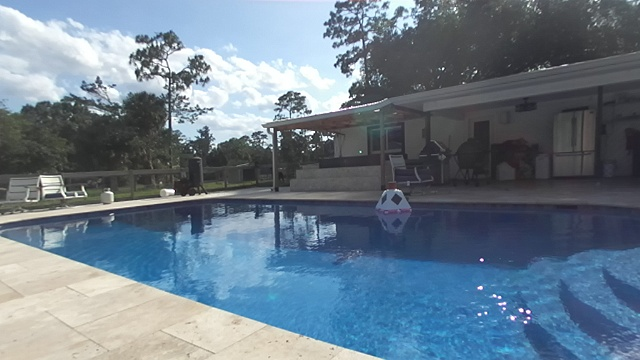
#> input picture trainImagesZed/images/img105.jpg, 640 x 360 px; its folder holds only this picture in this run
$ python augment_lighting.py
#> lines starting #> are read from the running program, lines starting #| are printed output that depends on the picture
#!/usr/bin/env python3
"""
Augment training images with lighting variations to simulate different environments.

For each image, generates augmented copies using named lighting presets and/or
random parameter sampling. YOLO label files are copied unchanged — bounding box
coordinates are unaffected by lighting-only augmentations.

Presets: overcast, sunny, sunset, dim, foggy  (use --preset, repeatable)
Random:  --count N generates N randomly parameterized augmentations per image

Usage:
    python augment_lighting.py
    python augment_lighting.py -i images -l labels -n 4
    python augment_lighting.py --preset overcast --preset sunset --count 0
    python augment_lighting.py --preset foggy -n 3 --seed 42
"""

import cv2
import numpy as np
import argparse
import shutil
from pathlib import Path


# ── Augmentation primitives ───────────────────────────────────────────────────

def adjust_brightness(img: np.ndarray, factor: float) -> np.ndarray:
    """Multiply every pixel by factor. factor > 1 brightens, < 1 darkens."""
    return np.clip(img.astype(np.float32) * factor, 0, 255).astype(np.uint8)


def adjust_gamma(img: np.ndarray, gamma: float) -> np.ndarray:
    """Gamma correction via LUT. gamma < 1 lifts midtones, > 1 crushes them."""
    table = np.array([(i / 255.0) ** gamma * 255 for i in range(256)], dtype=np.uint8)
    return cv2.LUT(img, table)


def adjust_contrast(img: np.ndarray, factor: float) -> np.ndarray:
    """Stretch or compress pixel values around the image mean."""
    mean = img.astype(np.float32).mean()
    return np.clip((img.astype(np.float32) - mean) * factor + mean, 0, 255).astype(np.uint8)


def adjust_saturation(img: np.ndarray, factor: float) -> np.ndarray:
    """Scale the HSV saturation channel. factor > 1 more vivid, < 1 more grey."""
    hsv = cv2.cvtColor(img, cv2.COLOR_BGR2HSV).astype(np.float32)
    hsv[:, :, 1] = np.clip(hsv[:, :, 1] * factor, 0, 255)
    return cv2.cvtColor(hsv.astype(np.uint8), cv2.COLOR_HSV2BGR)


def color_temperature(img: np.ndarray, warmth: float) -> np.ndarray:
    """
    Shift color balance toward warm (positive) or cool (negative) tones.
    warmth range: roughly -60 (icy blue) to +60 (warm orange).
    """
    out = img.astype(np.float32).copy()
    if warmth > 0:
        out[:, :, 2] = np.clip(out[:, :, 2] + warmth,       0, 255)  # R up
        out[:, :, 1] = np.clip(out[:, :, 1] + warmth * 0.4, 0, 255)  # G slightly
        out[:, :, 0] = np.clip(out[:, :, 0] - warmth * 0.4, 0, 255)  # B down
    else:
        w = abs(warmth)
        out[:, :, 0] = np.clip(out[:, :, 0] + w,       0, 255)  # B up
        out[:, :, 1] = np.clip(out[:, :, 1] + w * 0.2, 0, 255)  # G slightly
        out[:, :, 2] = np.clip(out[:, :, 2] - w * 0.4, 0, 255)  # R down
    return out.astype(np.uint8)


def add_fog(img: np.ndarray, intensity: float) -> np.ndarray:
    """Blend toward a light grey to simulate haze or fog. intensity in [0, 1]."""
    haze = np.full_like(img, 200)
    return cv2.addWeighted(img, 1.0 - intensity, haze, intensity, 0)


def add_shadow(img: np.ndarray, rng: np.random.Generator) -> np.ndarray:
    """Darken a random convex polygon region to simulate a cast shadow."""
    h, w = img.shape[:2]
    n_pts = int(rng.integers(3, 7))
    # Limit shadow to at most half the image in each dimension, at a random offset
    max_w, max_h = w // 2, h // 2
    ox = int(rng.integers(0, w - max_w))
    oy = int(rng.integers(0, h - max_h))
    pts = rng.integers(0, [max_w, max_h], size=(n_pts, 2))
    pts[:, 0] += ox
    pts[:, 1] += oy
    pts = cv2.convexHull(pts.reshape(-1, 1, 2).astype(np.int32))
    mask = np.ones(img.shape, dtype=np.float32)
    shadow_strength = float(rng.uniform(0.3, 0.6))
    cv2.fillPoly(mask, [pts], (shadow_strength,) * 3)
    return np.clip(img.astype(np.float32) * mask, 0, 255).astype(np.uint8)


# ── Named presets ─────────────────────────────────────────────────────────────

PRESETS: dict[str, dict] = {
    "overcast": {
        "brightness": 0.85,
        "contrast":   0.85,
        "saturation": 0.70,
        "temperature": -15,
    },
    "sunny": {
        "brightness": 1.25,
        "contrast":   1.15,
        "saturation": 1.20,
        "temperature": 20,
    },
    "sunset": {
        "brightness":  0.90,
        "saturation":  1.30,
        "temperature": 45,
        "gamma":       1.10,
    },
    "dim": {
        "brightness": 0.50,
        "contrast":   0.80,
        "saturation": 0.75,
        "gamma":      1.30,
    },
    "foggy": {
        "fog":        0.38,
        "contrast":   0.75,
        "saturation": 0.55,
        "brightness": 0.95,
    },
}

AUGMENTATION_ORDER = [
    "brightness", "gamma", "contrast", "saturation", "temperature", "fog", "shadow"
]


def apply_preset(img: np.ndarray, preset_name: str,
                 rng: np.random.Generator) -> np.ndarray:
    p = PRESETS[preset_name]
    result = img.copy()
    for key in AUGMENTATION_ORDER:
        if key == "shadow" and p.get("shadow", False):
            result = add_shadow(result, rng)
        elif key == "brightness"  and "brightness"  in p:
            result = adjust_brightness(result, p["brightness"])
        elif key == "gamma"       and "gamma"       in p:
            result = adjust_gamma(result, p["gamma"])
        elif key == "contrast"    and "contrast"    in p:
            result = adjust_contrast(result, p["contrast"])
        elif key == "saturation"  and "saturation"  in p:
            result = adjust_saturation(result, p["saturation"])
        elif key == "temperature" and "temperature" in p:
            result = color_temperature(result, p["temperature"])
        elif key == "fog"         and "fog"         in p:
            result = add_fog(result, p["fog"])
    return result


def apply_random(img: np.ndarray, rng: np.random.Generator) -> np.ndarray:
    """Random combination of augmentations sampled from realistic ranges."""
    result = img.copy()
    result = adjust_brightness(result, float(rng.uniform(0.55, 1.45)))
    if rng.random() > 0.4:
        result = adjust_gamma(result, float(rng.uniform(0.65, 1.50)))
    result = adjust_contrast(result, float(rng.uniform(0.70, 1.35)))
    result = adjust_saturation(result, float(rng.uniform(0.55, 1.45)))
    result = color_temperature(result, float(rng.uniform(-40, 40)))
    if rng.random() > 0.55:
        result = add_fog(result, float(rng.uniform(0.05, 0.40)))
    if rng.random() > 0.65:
        result = add_shadow(result, rng)
    return result


# ── Main ──────────────────────────────────────────────────────────────────────

def main():
    parser = argparse.ArgumentParser(
        description="Augment training images with lighting variations"
    )
    parser.add_argument('-i', '--images', default='trainImagesZed/images',
                        help="Directory of training images (default: trainImagesZed/images)")
    parser.add_argument('-l', '--labels', default='trainImagesZed/labels',
                        help="Directory of YOLO label files (default: trainImagesZed/labels)")
    parser.add_argument('--out-images', default=None,
                        help="Output directory for augmented images (default: same as --images)")
    parser.add_argument('--out-labels', default=None,
                        help="Output directory for augmented labels (default: same as --labels)")
    parser.add_argument('--preset', action='append', dest='presets', default=[],
                        choices=list(PRESETS.keys()), metavar='PRESET',
                        help=f"Named lighting preset to apply; repeatable. "
                             f"Choices: {', '.join(PRESETS)}")
    parser.add_argument('-n', '--count', type=int, default=None,
                        help="Number of random augmentations per image "
                             "(default: 3 when no preset is given, 0 when a preset is given); "
                             "set to 0 to use presets only")
    parser.add_argument('--seed', type=int, default=None,
                        help="Random seed for reproducibility")
    parser.add_argument('--dry-run', action='store_true',
                        help="Print what would be created without writing any files")
    args = parser.parse_args()

    if args.count is None:
        args.count = 0 if args.presets else 3

    img_dir = Path(args.images)
    lbl_dir = Path(args.labels)
    out_img_dir = Path(args.out_images) if args.out_images else img_dir
    out_lbl_dir = Path(args.out_labels) if args.out_labels else lbl_dir

    if not img_dir.exists():
        print(f"Error: images directory not found: {img_dir}")
        return

    exts = {'.jpg', '.jpeg', '.png', '.bmp'}
    image_paths = sorted(p for p in img_dir.iterdir() if p.suffix.lower() in exts)

    if not image_paths:
        print(f"No images found in {img_dir}")
        return

    if not args.presets and args.count == 0:
        print("Nothing to do: specify at least one --preset or --count > 0.")
        return

    rng = np.random.default_rng(args.seed)

    if not args.dry_run:
        out_img_dir.mkdir(parents=True, exist_ok=True)
        out_lbl_dir.mkdir(parents=True, exist_ok=True)

    print(f"Images : {img_dir}  ({len(image_paths)} files)")
    print(f"Labels : {lbl_dir}")
    print(f"Output : {out_img_dir}  /  {out_lbl_dir}")
    if args.presets:
        print(f"Presets: {', '.join(args.presets)}")
    if args.count > 0:
        print(f"Random : {args.count} per image")
    if args.dry_run:
        print("DRY RUN — no files will be written\n")
    else:
        print()

    total_written = 0

    for img_path in image_paths:
        img = cv2.imread(str(img_path))
#> img is the input picture: shape (360, 640, 3); mean B, G, R 137.9, 123.6, 107.1
        if img is None:
            print(f"  Warning: could not read {img_path.name}, skipping")
            continue

        src_lbl = lbl_dir / (img_path.stem + '.txt')
        has_label = src_lbl.exists()

        augmentations: list[tuple[str, np.ndarray]] = []

        for preset_name in args.presets:
            augmentations.append((f"aug_{preset_name}", apply_preset(img, preset_name, rng)))
#> after the loop, augmentations = []

        for i in range(args.count):
            augmentations.append((f"aug_rand{i + 1}", apply_random(img, rng)))
#> this loop made 3 passes
#> pass 1, in apply_random, `result = adjust_brightness(result, float(rng.uniform(0.55, 1.45)))`:
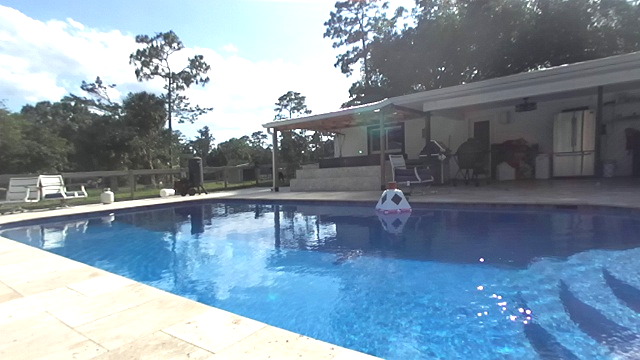
#> result: shape (360, 640, 3); mean B, G, R 165.3, 149.1, 129.4
#> pass 1, in apply_random, `result = adjust_gamma(result, float(rng.uniform(0.65, 1.50)))`:
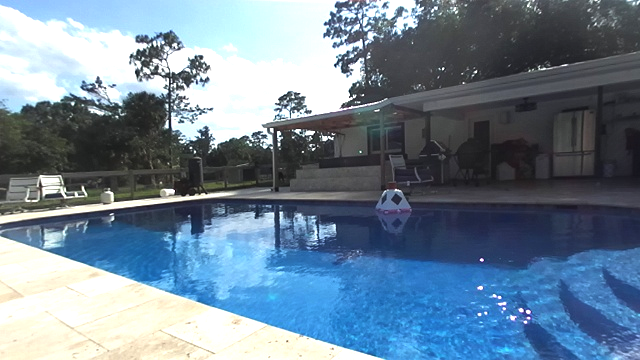
#> result: shape (360, 640, 3); mean B, G, R 149.7, 131.6, 110.8
#> pass 1, in apply_random, `result = adjust_contrast(result, float(rng.uniform(0.70, 1.35)))`:
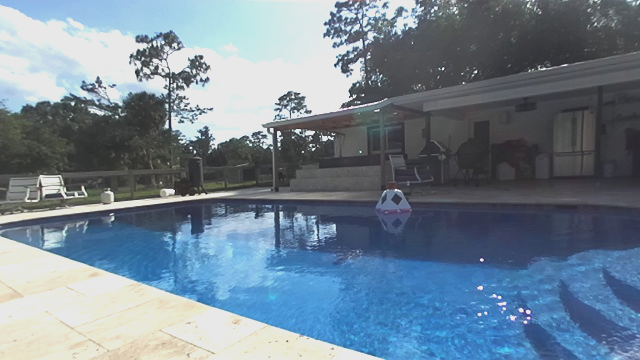
#> result: shape (360, 640, 3); mean B, G, R 145.7, 131, 114.1
#> pass 1, in adjust_saturation, `hsv = cv2.cvtColor(img, cv2.COLOR_BGR2HSV).astype(np.float32)`:
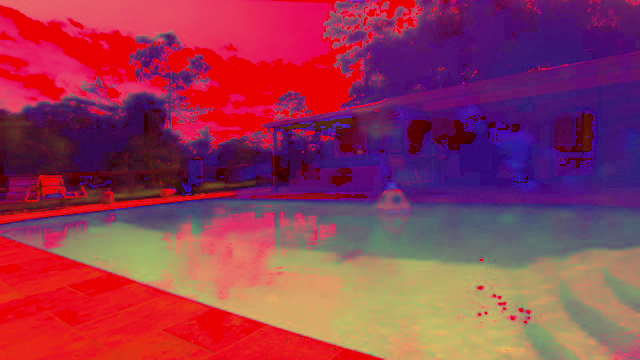
#> hsv: shape (360, 640, 3) float32; mean B, G, R 84.8, 56.9, 148
#> after the loop, augmentations = 3 items

        for suffix, aug_img in augmentations:
            out_img = out_img_dir / f"{img_path.stem}_{suffix}{img_path.suffix}"
            out_lbl = out_lbl_dir / f"{img_path.stem}_{suffix}.txt"
            print(f"  {out_img.name}" + (f"  +  {out_lbl.name}" if has_label else ""))

            if not args.dry_run:
                cv2.imwrite(str(out_img), aug_img)
                if has_label:
                    shutil.copy(src_lbl, out_lbl)
                total_written += 1
#> this loop made 3 passes
#> suffix on passes 1 to 3: 'aug_rand1', 'aug_rand2', 'aug_rand3'
#|   img105_aug_rand1.jpg
#|   img105_aug_rand2.jpg
#|   img105_aug_rand3.jpg
#> pass 1, in main, `cv2.imwrite(str(out_img), aug_img)`:
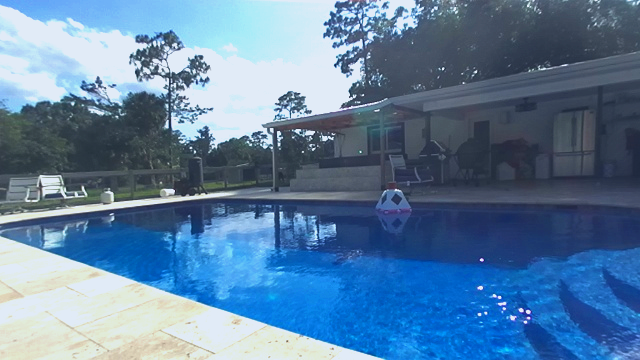
#> saved as img105_aug_rand1.jpg: shape (360, 640, 3); mean B, G, R 159.7, 126.5, 92.8
#> pass 2, in main, `cv2.imwrite(str(out_img), aug_img)`:
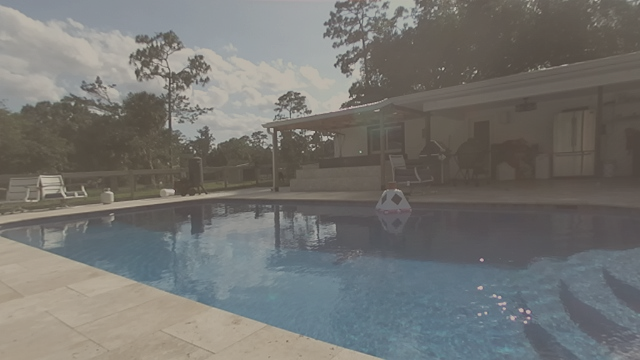
#> saved as img105_aug_rand2.jpg: shape (360, 640, 3); mean B, G, R 112.7, 115.8, 116.1
#> after the loop, total_written = 3

    if args.dry_run:
        print(f"\nDry run complete — would create "
              f"{len(image_paths) * (len(args.presets) + args.count)} image(s).")
    else:
        print(f"\nDone — wrote {total_written} augmented image(s).")
#| Done — wrote 3 augmented image(s).


if __name__ == '__main__':
    main()

$ run again, on trainImagesZed/images/img172.jpg
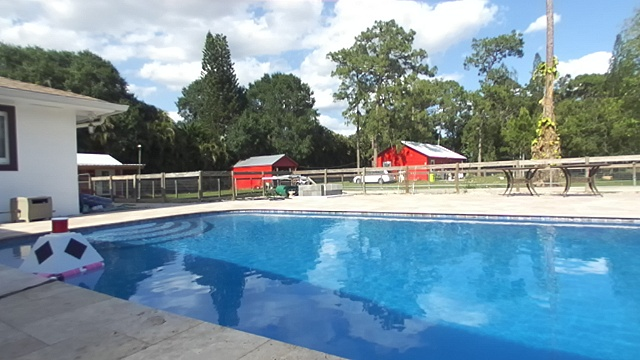
#> input picture trainImagesZed/images/img172.jpg, 640 x 360 px
#> in main, img is the input picture: shape (360, 640, 3); mean B, G, R 160.4, 146.9, 120.5
#> after the loop in main, `for preset_name in args.presets:`: augmentations = []
#> the loop in main, `for i in range(args.count):` made 3 passes
#> after the loop in main, `for i in range(args.count):`: augmentations = 3 items
#> the loop in main, `for suffix, aug_img in augmentations:` made 3 passes
#> suffix on passes 1 to 3: 'aug_rand1', 'aug_rand2', 'aug_rand3'
#> (printed output is left out)
#> pass 1, in main, `cv2.imwrite(str(out_img), aug_img)`:
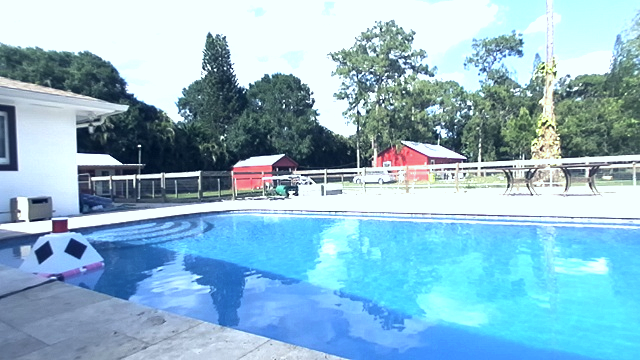
#> saved as img172_aug_rand1.jpg: shape (360, 640, 3); mean B, G, R 203.5, 184, 141.7
#> pass 2, in main, `cv2.imwrite(str(out_img), aug_img)`:
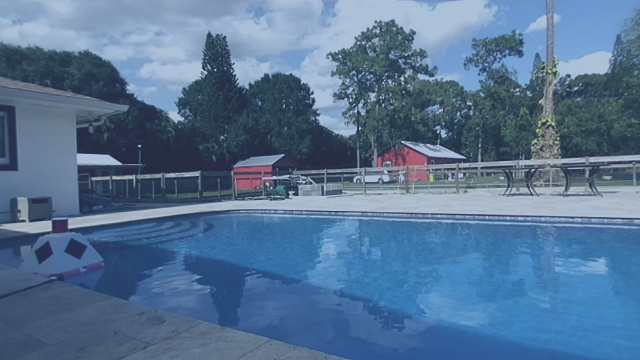
#> saved as img172_aug_rand2.jpg: shape (360, 640, 3); mean B, G, R 147.4, 115.3, 85.7
#> after the loop in main, `for suffix, aug_img in augmentations:`: total_written = 3
#| Done — wrote 3 augmented image(s).

$ run again, on trainImagesZed/images/img202.jpg
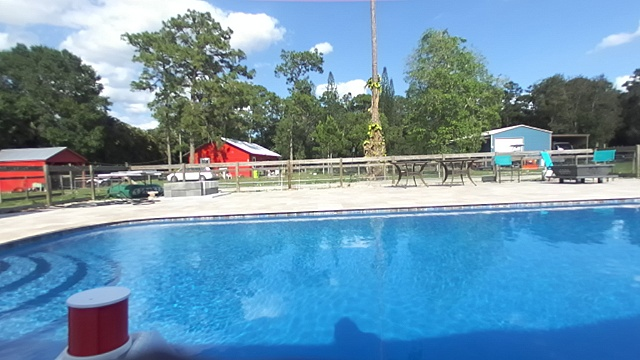
#> input picture trainImagesZed/images/img202.jpg, 640 x 360 px
#> in main, img is the input picture: shape (360, 640, 3); mean B, G, R 173.4, 147.7, 106.9
#> after the loop in main, `for preset_name in args.presets:`: augmentations = []
#> the loop in main, `for i in range(args.count):` made 3 passes
#> after the loop in main, `for i in range(args.count):`: augmentations = 3 items
#> the loop in main, `for suffix, aug_img in augmentations:` made 3 passes
#> suffix on passes 1 to 3: 'aug_rand1', 'aug_rand2', 'aug_rand3'
#> (printed output is left out)
#> pass 1, in main, `cv2.imwrite(str(out_img), aug_img)`:
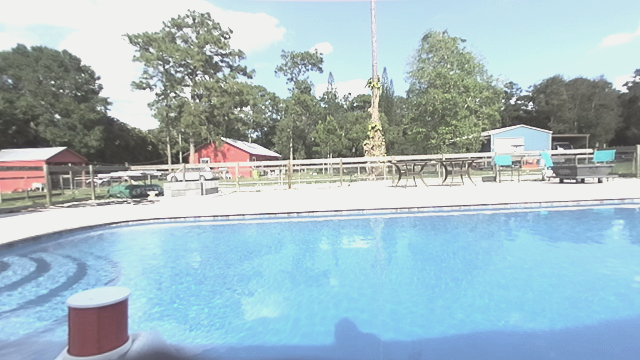
#> saved as img202_aug_rand1.jpg: shape (360, 640, 3); mean B, G, R 195.9, 187.6, 164
#> pass 2, in main, `cv2.imwrite(str(out_img), aug_img)`:
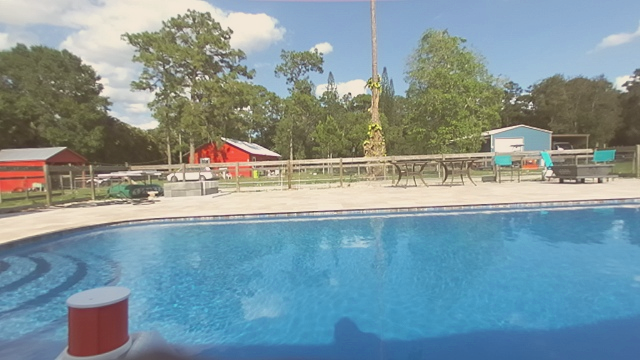
#> saved as img202_aug_rand2.jpg: shape (360, 640, 3); mean B, G, R 155.4, 149.6, 127.7
#> after the loop in main, `for suffix, aug_img in augmentations:`: total_written = 3
#| Done — wrote 3 augmented image(s).

$ run again, on trainImagesZed/images/img212.jpg
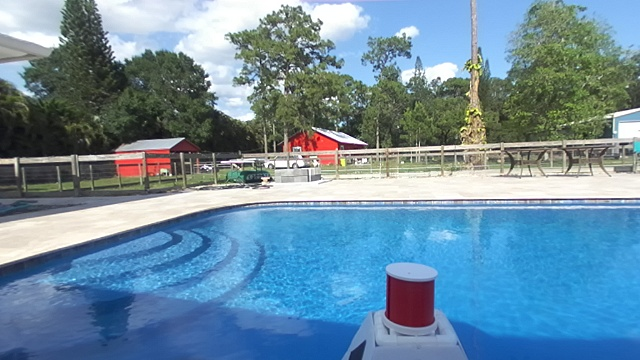
#> input picture trainImagesZed/images/img212.jpg, 640 x 360 px
#> in main, img is the input picture: shape (360, 640, 3); mean B, G, R 160.2, 140.4, 107.9
#> after the loop in main, `for preset_name in args.presets:`: augmentations = []
#> the loop in main, `for i in range(args.count):` made 3 passes
#> after the loop in main, `for i in range(args.count):`: augmentations = 3 items
#> the loop in main, `for suffix, aug_img in augmentations:` made 3 passes
#> suffix on passes 1 to 3: 'aug_rand1', 'aug_rand2', 'aug_rand3'
#> (printed output is left out)
#> pass 1, in main, `cv2.imwrite(str(out_img), aug_img)`:
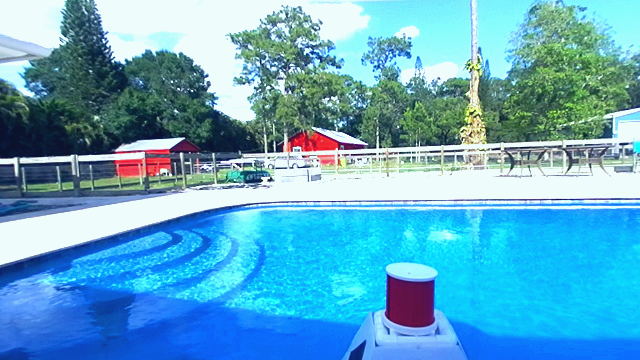
#> saved as img212_aug_rand1.jpg: shape (360, 640, 3); mean B, G, R 199.4, 168.6, 95.5
#> pass 2, in main, `cv2.imwrite(str(out_img), aug_img)`:
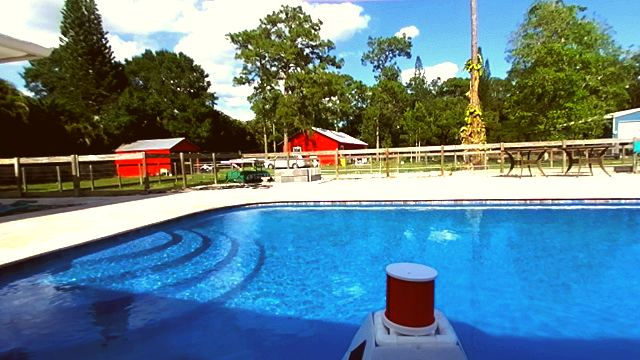
#> saved as img212_aug_rand2.jpg: shape (360, 640, 3); mean B, G, R 141.8, 129.5, 98.1
#> after the loop in main, `for suffix, aug_img in augmentations:`: total_written = 3
#| Done — wrote 3 augmented image(s).
